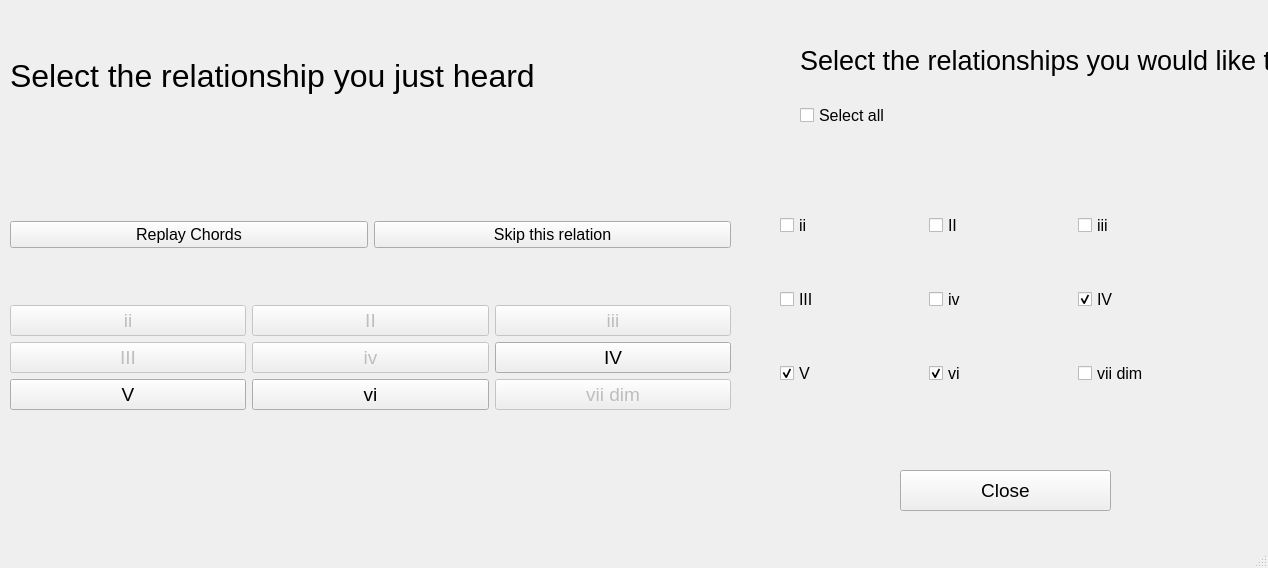
<?xml version="1.0" encoding="UTF-8"?>
<ui version="4.0">
 <class>ChordRelationTestWindow</class>
 <widget class="QMainWindow" name="ChordRelationTestWindow">
  <property name="enabled">
   <bool>true</bool>
  </property>
  <property name="geometry">
   <rect>
    <x>0</x>
    <y>0</y>
    <width>1268</width>
    <height>568</height>
   </rect>
  </property>
  <property name="windowTitle">
   <string>ChordRelationTestWindow</string>
  </property>
  <widget class="QWidget" name="centralwidget">
   <widget class="QLabel" name="label_2">
    <property name="geometry">
     <rect>
      <x>800</x>
      <y>30</y>
      <width>591</width>
      <height>61</height>
     </rect>
    </property>
    <property name="font">
     <font>
      <pointsize>20</pointsize>
     </font>
    </property>
    <property name="text">
     <string>Select the relationships you would like to test</string>
    </property>
   </widget>
   <widget class="QLabel" name="label">
    <property name="enabled">
     <bool>true</bool>
    </property>
    <property name="geometry">
     <rect>
      <x>10</x>
      <y>0</y>
      <width>821</width>
      <height>151</height>
     </rect>
    </property>
    <property name="font">
     <font>
      <pointsize>24</pointsize>
     </font>
    </property>
    <property name="text">
     <string>Select the relationship you just heard</string>
    </property>
   </widget>
   <widget class="QLabel" name="output_label">
    <property name="geometry">
     <rect>
      <x>10</x>
      <y>120</y>
      <width>471</width>
      <height>51</height>
     </rect>
    </property>
    <property name="font">
     <font>
      <pointsize>14</pointsize>
     </font>
    </property>
    <property name="text">
     <string/>
    </property>
   </widget>
   <widget class="QPushButton" name="close_button">
    <property name="geometry">
     <rect>
      <x>900</x>
      <y>470</y>
      <width>211</width>
      <height>41</height>
     </rect>
    </property>
    <property name="font">
     <font>
      <pointsize>14</pointsize>
     </font>
    </property>
    <property name="text">
     <string>Close</string>
    </property>
   </widget>
   <widget class="QLabel" name="score_label">
    <property name="geometry">
     <rect>
      <x>600</x>
      <y>110</y>
      <width>211</width>
      <height>61</height>
     </rect>
    </property>
    <property name="font">
     <font>
      <pointsize>14</pointsize>
     </font>
    </property>
    <property name="text">
     <string/>
    </property>
   </widget>
   <widget class="QCheckBox" name="select_all">
    <property name="geometry">
     <rect>
      <x>800</x>
      <y>100</y>
      <width>311</width>
      <height>31</height>
     </rect>
    </property>
    <property name="font">
     <font>
      <pointsize>12</pointsize>
     </font>
    </property>
    <property name="text">
     <string>Select all</string>
    </property>
   </widget>
   <widget class="QWidget" name="verticalLayoutWidget">
    <property name="geometry">
     <rect>
      <x>10</x>
      <y>170</y>
      <width>721</width>
      <height>291</height>
     </rect>
    </property>
    <layout class="QVBoxLayout" name="verticalLayout_6">
     <item>
      <layout class="QHBoxLayout" name="horizontalLayout_4">
       <item>
        <widget class="QPushButton" name="replay_button">
         <property name="font">
          <font>
           <pointsize>12</pointsize>
          </font>
         </property>
         <property name="text">
          <string>Replay Chords</string>
         </property>
        </widget>
       </item>
       <item>
        <widget class="QPushButton" name="skip_button">
         <property name="font">
          <font>
           <pointsize>12</pointsize>
          </font>
         </property>
         <property name="text">
          <string>Skip this relation</string>
         </property>
        </widget>
       </item>
      </layout>
     </item>
     <item>
      <layout class="QGridLayout" name="gridLayout_2">
       <item row="2" column="4">
        <widget class="QPushButton" name="IV_button">
         <property name="enabled">
          <bool>true</bool>
         </property>
         <property name="font">
          <font>
           <pointsize>14</pointsize>
          </font>
         </property>
         <property name="accessibleName">
          <string>PERFECT_4TH MAJOR_CHORD</string>
         </property>
         <property name="text">
          <string>IV</string>
         </property>
         <attribute name="buttonGroup">
          <string notr="true">relation_buttonGroup</string>
         </attribute>
        </widget>
       </item>
       <item row="1" column="4">
        <widget class="QPushButton" name="iii_button">
         <property name="enabled">
          <bool>false</bool>
         </property>
         <property name="font">
          <font>
           <pointsize>14</pointsize>
          </font>
         </property>
         <property name="accessibleName">
          <string>MAJOR_3RD MINOR_CHORD</string>
         </property>
         <property name="text">
          <string>iii</string>
         </property>
         <attribute name="buttonGroup">
          <string notr="true">relation_buttonGroup</string>
         </attribute>
        </widget>
       </item>
       <item row="1" column="3">
        <widget class="QPushButton" name="II_button">
         <property name="enabled">
          <bool>false</bool>
         </property>
         <property name="font">
          <font>
           <pointsize>14</pointsize>
          </font>
         </property>
         <property name="accessibleName">
          <string>MAJOR_2ND MAJOR_CHORD</string>
         </property>
         <property name="text">
          <string>II</string>
         </property>
         <attribute name="buttonGroup">
          <string notr="true">relation_buttonGroup</string>
         </attribute>
        </widget>
       </item>
       <item row="3" column="4">
        <widget class="QPushButton" name="vii_button">
         <property name="enabled">
          <bool>false</bool>
         </property>
         <property name="font">
          <font>
           <pointsize>14</pointsize>
          </font>
         </property>
         <property name="accessibleName">
          <string>MAJOR_7TH DIM_CHORD</string>
         </property>
         <property name="text">
          <string>vii dim</string>
         </property>
         <attribute name="buttonGroup">
          <string notr="true">relation_buttonGroup</string>
         </attribute>
        </widget>
       </item>
       <item row="3" column="3">
        <widget class="QPushButton" name="vi_button">
         <property name="enabled">
          <bool>true</bool>
         </property>
         <property name="font">
          <font>
           <pointsize>14</pointsize>
          </font>
         </property>
         <property name="accessibleName">
          <string>MAJOR_6TH MINOR_CHORD</string>
         </property>
         <property name="text">
          <string>vi</string>
         </property>
         <attribute name="buttonGroup">
          <string notr="true">relation_buttonGroup</string>
         </attribute>
        </widget>
       </item>
       <item row="2" column="3">
        <widget class="QPushButton" name="iv_button">
         <property name="enabled">
          <bool>false</bool>
         </property>
         <property name="font">
          <font>
           <pointsize>14</pointsize>
          </font>
         </property>
         <property name="accessibleName">
          <string>PERFECT_4TH MINOR_CHORD</string>
         </property>
         <property name="text">
          <string>iv</string>
         </property>
         <attribute name="buttonGroup">
          <string notr="true">relation_buttonGroup</string>
         </attribute>
        </widget>
       </item>
       <item row="2" column="2">
        <widget class="QPushButton" name="III_button">
         <property name="enabled">
          <bool>false</bool>
         </property>
         <property name="font">
          <font>
           <pointsize>14</pointsize>
          </font>
         </property>
         <property name="accessibleName">
          <string>MAJOR_3RD MAJOR_CHORD</string>
         </property>
         <property name="text">
          <string>III</string>
         </property>
         <attribute name="buttonGroup">
          <string notr="true">relation_buttonGroup</string>
         </attribute>
        </widget>
       </item>
       <item row="3" column="2">
        <widget class="QPushButton" name="V_button">
         <property name="enabled">
          <bool>true</bool>
         </property>
         <property name="font">
          <font>
           <pointsize>14</pointsize>
          </font>
         </property>
         <property name="accessibleName">
          <string>PERFECT_5TH MAJOR_CHORD</string>
         </property>
         <property name="text">
          <string>V</string>
         </property>
         <attribute name="buttonGroup">
          <string notr="true">relation_buttonGroup</string>
         </attribute>
        </widget>
       </item>
       <item row="1" column="2">
        <widget class="QPushButton" name="ii_button">
         <property name="enabled">
          <bool>false</bool>
         </property>
         <property name="font">
          <font>
           <pointsize>14</pointsize>
          </font>
         </property>
         <property name="accessibleName">
          <string>MAJOR_2ND MINOR_CHORD</string>
         </property>
         <property name="text">
          <string>ii</string>
         </property>
         <attribute name="buttonGroup">
          <string notr="true">relation_buttonGroup</string>
         </attribute>
        </widget>
       </item>
      </layout>
     </item>
    </layout>
   </widget>
   <widget class="QWidget" name="gridLayoutWidget">
    <property name="geometry">
     <rect>
      <x>780</x>
      <y>170</y>
      <width>441</width>
      <height>261</height>
     </rect>
    </property>
    <layout class="QGridLayout" name="gridLayout_3">
     <item row="0" column="1">
      <widget class="QCheckBox" name="checkBox_14">
       <property name="font">
        <font>
         <pointsize>12</pointsize>
        </font>
       </property>
       <property name="accessibleName">
        <string>MAJOR_2ND MAJOR_CHORD</string>
       </property>
       <property name="text">
        <string>II</string>
       </property>
       <attribute name="buttonGroup">
        <string notr="true">select_buttonGroup</string>
       </attribute>
      </widget>
     </item>
     <item row="1" column="0">
      <widget class="QCheckBox" name="checkBox_16">
       <property name="font">
        <font>
         <pointsize>12</pointsize>
        </font>
       </property>
       <property name="accessibleName">
        <string>MAJOR_3RD MAJOR_CHORD</string>
       </property>
       <property name="text">
        <string>III</string>
       </property>
       <property name="checked">
        <bool>false</bool>
       </property>
       <attribute name="buttonGroup">
        <string notr="true">select_buttonGroup</string>
       </attribute>
      </widget>
     </item>
     <item row="0" column="2">
      <widget class="QCheckBox" name="checkBox_15">
       <property name="font">
        <font>
         <pointsize>12</pointsize>
        </font>
       </property>
       <property name="accessibleName">
        <string>MAJOR_3RD MINOR_CHORD</string>
       </property>
       <property name="text">
        <string>iii</string>
       </property>
       <attribute name="buttonGroup">
        <string notr="true">select_buttonGroup</string>
       </attribute>
      </widget>
     </item>
     <item row="0" column="0">
      <widget class="QCheckBox" name="checkBox_13">
       <property name="font">
        <font>
         <pointsize>12</pointsize>
        </font>
       </property>
       <property name="accessibleName">
        <string>MAJOR_2ND MINOR_CHORD</string>
       </property>
       <property name="text">
        <string>ii</string>
       </property>
       <attribute name="buttonGroup">
        <string notr="true">select_buttonGroup</string>
       </attribute>
      </widget>
     </item>
     <item row="1" column="2">
      <widget class="QCheckBox" name="checkBox_17">
       <property name="font">
        <font>
         <pointsize>12</pointsize>
        </font>
       </property>
       <property name="accessibleName">
        <string>PERFECT_4TH MAJOR_CHORD</string>
       </property>
       <property name="text">
        <string>IV</string>
       </property>
       <property name="checked">
        <bool>true</bool>
       </property>
       <attribute name="buttonGroup">
        <string notr="true">select_buttonGroup</string>
       </attribute>
      </widget>
     </item>
     <item row="1" column="1">
      <widget class="QCheckBox" name="checkBox_18">
       <property name="font">
        <font>
         <pointsize>12</pointsize>
        </font>
       </property>
       <property name="accessibleName">
        <string>PERFECT_4TH MINOR_CHORD</string>
       </property>
       <property name="text">
        <string>iv</string>
       </property>
       <attribute name="buttonGroup">
        <string notr="true">select_buttonGroup</string>
       </attribute>
      </widget>
     </item>
     <item row="2" column="0">
      <widget class="QCheckBox" name="checkBox_19">
       <property name="font">
        <font>
         <pointsize>12</pointsize>
        </font>
       </property>
       <property name="accessibleName">
        <string>PERFECT_5TH MAJOR_CHORD</string>
       </property>
       <property name="text">
        <string>V</string>
       </property>
       <property name="checked">
        <bool>true</bool>
       </property>
       <attribute name="buttonGroup">
        <string notr="true">select_buttonGroup</string>
       </attribute>
      </widget>
     </item>
     <item row="2" column="1">
      <widget class="QCheckBox" name="checkBox_20">
       <property name="font">
        <font>
         <pointsize>12</pointsize>
        </font>
       </property>
       <property name="accessibleName">
        <string>MAJOR_6TH MINOR_CHORD</string>
       </property>
       <property name="text">
        <string>vi</string>
       </property>
       <property name="checked">
        <bool>true</bool>
       </property>
       <attribute name="buttonGroup">
        <string notr="true">select_buttonGroup</string>
       </attribute>
      </widget>
     </item>
     <item row="2" column="2">
      <widget class="QCheckBox" name="checkBox_23">
       <property name="font">
        <font>
         <pointsize>12</pointsize>
        </font>
       </property>
       <property name="accessibleName">
        <string>MAJOR_7TH DIM_CHORD</string>
       </property>
       <property name="text">
        <string>vii dim</string>
       </property>
       <attribute name="buttonGroup">
        <string notr="true">select_buttonGroup</string>
       </attribute>
      </widget>
     </item>
    </layout>
   </widget>
  </widget>
  <widget class="QMenuBar" name="menubar">
   <property name="geometry">
    <rect>
     <x>0</x>
     <y>0</y>
     <width>1268</width>
     <height>18</height>
    </rect>
   </property>
  </widget>
  <widget class="QStatusBar" name="statusbar"/>
 </widget>
 <resources/>
 <connections/>
 <buttongroups>
  <buttongroup name="select_buttonGroup">
   <property name="exclusive">
    <bool>false</bool>
   </property>
  </buttongroup>
  <buttongroup name="relation_buttonGroup"/>
 </buttongroups>
</ui>
